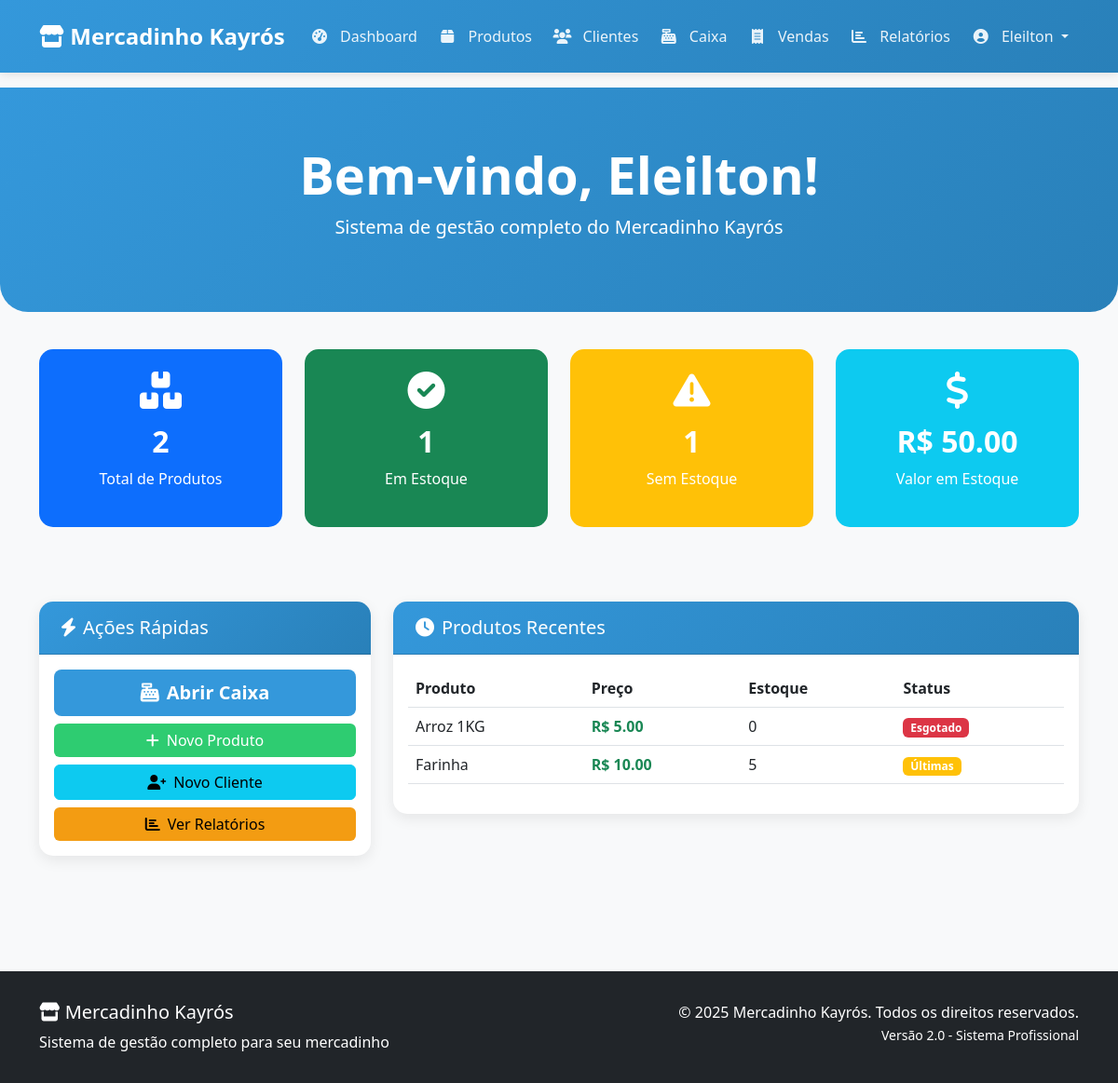
/dashboard (signed in), run on an earlier commit of the app's database.
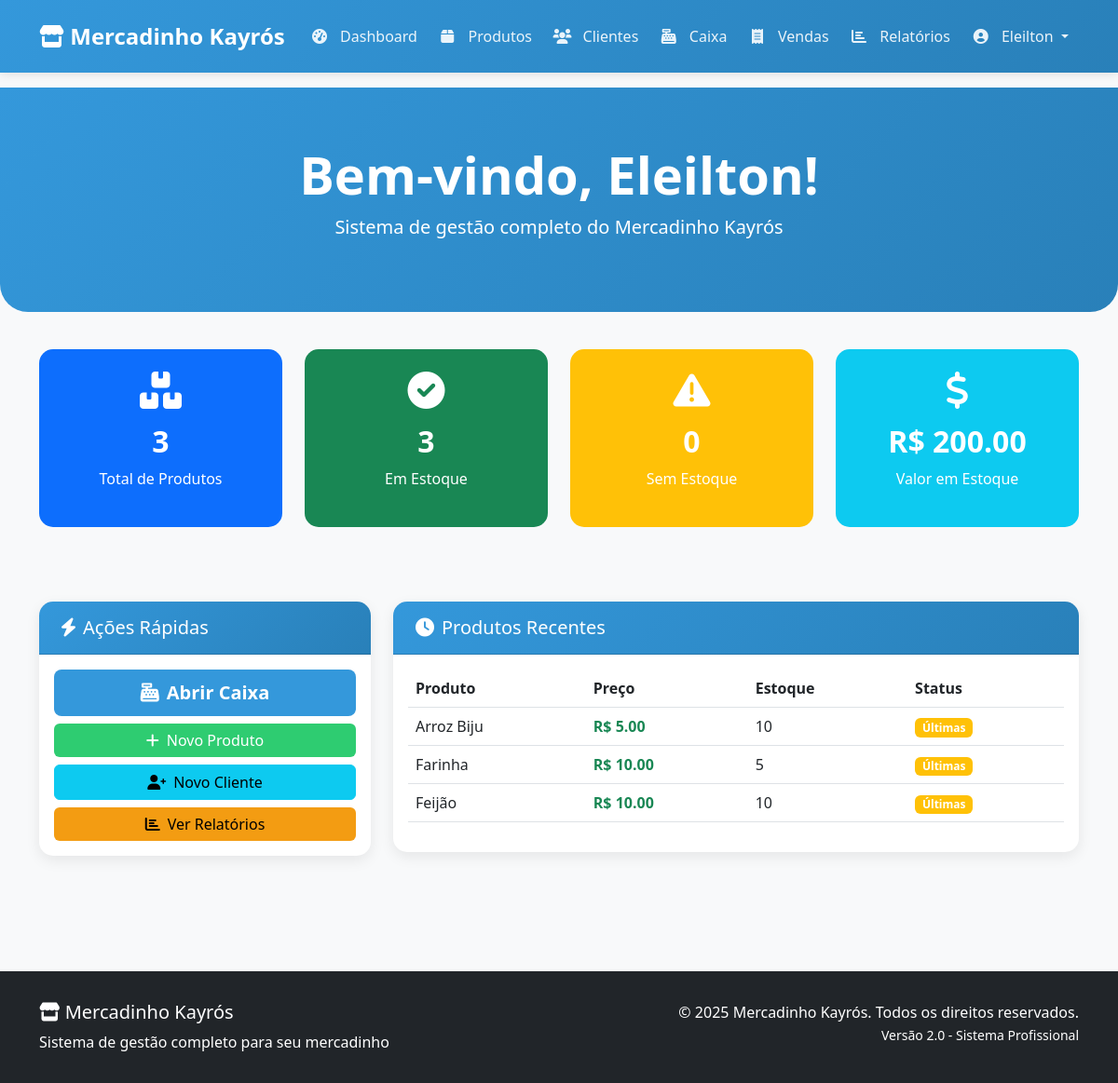
And on a later commit of the database.
### tables this page shows
CREATE TABLE produtos (
        id INTEGER PRIMARY KEY AUTOINCREMENT,
        nome TEXT NOT NULL,
        preco REAL NOT NULL,
        quantidade INTEGER NOT NULL,
        codigo_barras TEXT UNIQUE
    );

### app.py (the view)
@app.route('/dashboard')
@login_required
def dashboard():
    try:
        estatisticas = db.get_estatisticas_gerais()
        produtos_recentes = db.listar_produtos()[:5]  # Últimos 5 produtos
        return render_template('dashboard.html',
                             estatisticas=estatisticas,
                             produtos_recentes=produtos_recentes)
    except Exception as e:
        flash('Erro ao carregar dashboard.', 'danger')
        return redirect(url_for('produtos'))

### app.py (called while the page is built)
@login_manager.user_loader
def load_user(user_id):
    try:
        return db.get_user_by_id(int(user_id))
    except (ValueError, TypeError):
        return None

@app.before_request
def before_request():
    if request.method == 'POST':
        for key, value in request.form.items():
            if len(str(value)) > 1000:
                flash('Dados enviados são muito grandes!', 'danger')
                return redirect(url_for('index'))

@app.context_processor
def inject_template_vars():
    return {
        'current_year': datetime.utcnow().year,
        'current_user': current_user
    }

### logica_banco.py (called while the page is built)
def get_user_by_id(user_id):
    db = DatabaseManager()
    if not db.connect():
        return None
    user_data = db.fetch_one("SELECT * FROM usuarios WHERE id = ?", (user_id,))
    db.disconnect()
    if user_data:
        return User(
            id=user_data['id'],
            username=user_data['username'],
            password_hash=user_data['password_hash']
        )
    return None

def listar_produtos():
    db = DatabaseManager()
    if not db.connect():
        return []
    produtos = db.fetch_all("SELECT * FROM produtos ORDER BY nome")
    db.disconnect()
    return produtos

### templates/dashboard.html (shortened to what the changed rows need)
{% extends "base.html" %}
{% block content %}
<div class="hero-section">
    <div class="container text-center">
        <h1 class="display-4 fw-bold">Bem-vindo, {{ current_user.username }}!</h1>
    </div>
</div>
<div class="container">
    <div class="row mb-5">
        <div class="col-md-3 mb-3">
            <div class="stat-card bg-primary">
                <i class="fas fa-boxes"></i>
                <h3>{{ estatisticas.total_produtos or 0 }}</h3>
                <p>Total de Produtos</p>
            </div>
        </div>
        <div class="col-md-3 mb-3">
            <div class="stat-card bg-success">
                <i class="fas fa-check-circle"></i>
                <h3>{{ estatisticas.produtos_estoque or 0 }}</h3>
                <p>Em Estoque</p>
            </div>
        </div>
        <div class="col-md-3 mb-3">
            <div class="stat-card bg-warning">
                <i class="fas fa-exclamation-triangle"></i>
                <h3>{{ estatisticas.produtos_sem_estoque or 0 }}</h3>
                <p>Sem Estoque</p>
            </div>
        </div>
        <div class="col-md-3 mb-3">
            <div class="stat-card bg-info">
                <i class="fas fa-dollar-sign"></i>
                <h3>R$ {{ "%.2f"|format(estatisticas.valor_estoque or 0) }}</h3>
                <p>Valor em Estoque</p>
            </div>
        </div>
    </div>
    <div class="row">
        <div class="col-md-8">
            <div class="card">
                <div class="card-body">
                    {% if produtos_recentes %}
                    <div class="table-responsive">
                        <table class="table table-hover">
                            <thead>
                                <tr>
                                    <th>Produto</th>
                                    <th>Preço</th>
                                    <th>Estoque</th>
                                    <th>Status</th>
                                </tr>
                            </thead>
                            <tbody>
                                {% for produto in produtos_recentes %}
                                <tr>
                                    <td>{{ produto.nome }}</td>
                                    <td class="fw-bold text-success">R$ {{ "%.2f"|format(produto.preco) }}</td>
                                    <td>{{ produto.quantidade }}</td>
                                    <td>
                                        {% if produto.quantidade > 10 %}
                                        <span class="badge bg-success">Disponível</span>
                                        {% elif produto.quantidade > 0 %}
                                        <span class="badge bg-warning">Últimas</span>
                                        {% else %}
                                        <span class="badge bg-danger">Esgotado</span>
                                        {% endif %}
                                    </td>
                                </tr>
                                {% endfor %}
                            </tbody>
                        </table>
                    </div>
                    {% endif %}
                </div>
            </div>
        </div>
    </div>
</div>
{% endblock %}

What changed in the data, as far as the page shows it:
removed produtos: nome "Arroz 1KG", preco "5.00", quantidade "0", shows "Esgotado"
added produtos: nome "Arroz Biju", preco "5.00", quantidade "10", shows "Últimas"
added produtos: nome "Feijão", preco "10.00", quantidade "10", shows "Últimas"
Also different on the page:
{{ estatisticas.total_produtos or 0 }}: "2" → "3"
{{ estatisticas.produtos_estoque or 0 }}: "1" → "3"
{{ estatisticas.produtos_sem_estoque or 0 }}: "1" → "0"
{{ "%.2f"|format(estatisticas.valor_estoque or 0) }}: "50.00" → "200.00"
